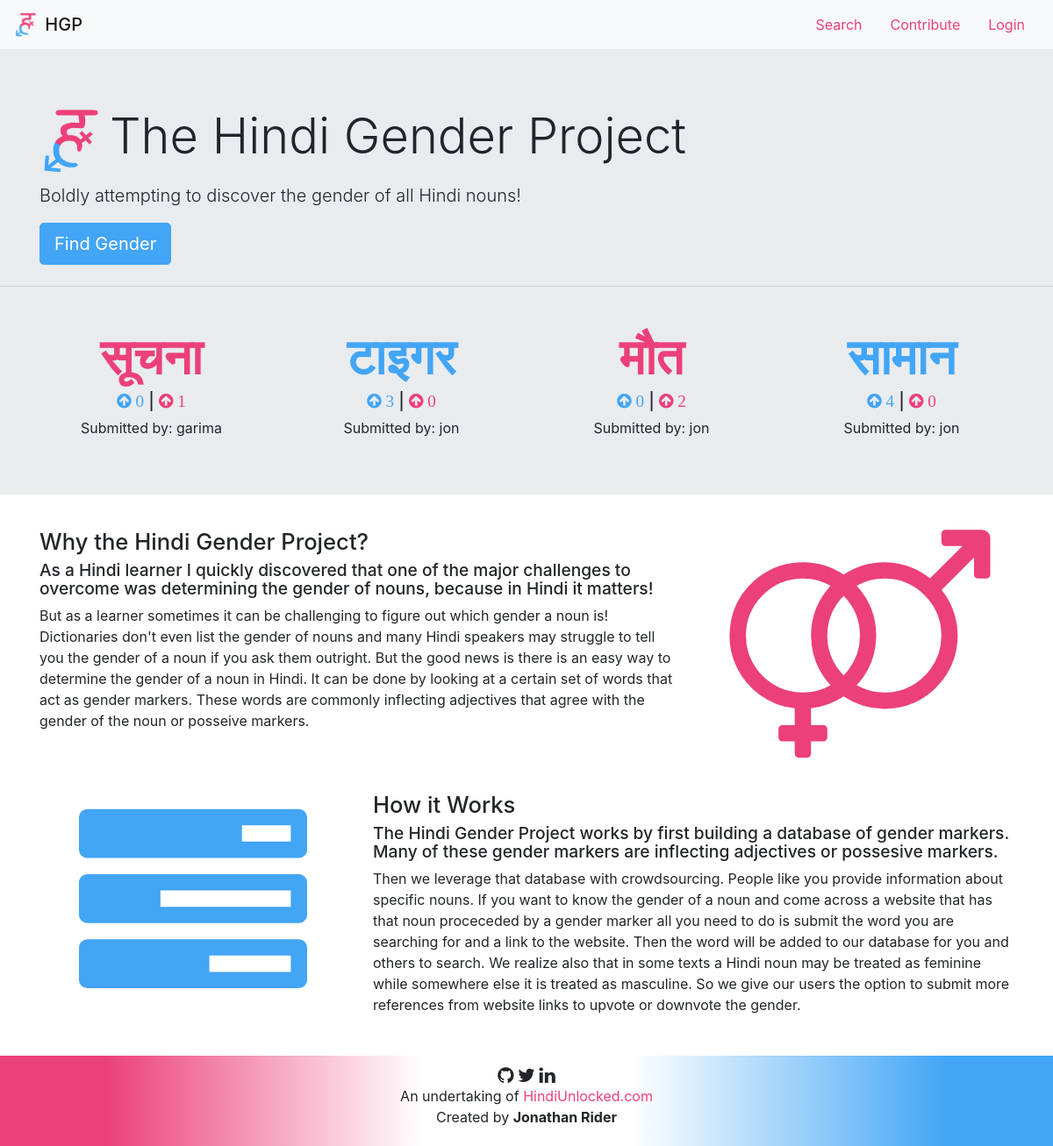
The page / on the database its author committed.
### gender/models.py (models this page shows)
class Noun(models.Model):
    word = models.CharField(max_length=64, unique=True)
    female_up = models.PositiveIntegerField(default=0)
    male_up = models.PositiveIntegerField(default=0)
    submitted_by = models.ForeignKey(User, default=1, on_delete=models.CASCADE)
    def __str__(self):
        return self.word

### gender/views.py (the view)
# urls.py: path("", views.index, name="index"),
def index(request):
    current_list = Noun.objects.all().order_by('-id')[:4]
    context = {
     "current_list": current_list,
     "isLoggedIn": request.user.is_authenticated,
    }
    return render(request, "gender/index.html", context)

### gender/templates/gender/index.html (shortened to what this page needs)
{% extends 'gender/base.html' %}
{% block body %}
<nav class="navbar navbar-light bg-light">
  <a href="{% url 'index' %}" class="navbar-brand mb-0 h1">
    {% load static %}
    <img src="{% static 'gender/icon/favicon-32x32.png' %}" width="30" height="30" class="d-inline-block align-top">
    HGP
  </a>
  <ul class="nav">
    <li class="nav-item">
      <a class="nav-link" href="{% url 'search' %}">Search</a>
    </li>
    <li class="nav-item">
      <a class="nav-link" href="{% url 'contribute' %}">Contribute</a>
    </li>
    <li class="nav-item">
      {% if isLoggedIn %}
      <a class="nav-link" href="{% url 'logout' %}">Logout</a>
      {% else %}
      <a class="nav-link" href="{% url 'login' %}">Login</a>
      {% endif %}
    </li>
  </ul>
</nav>
<div class="jumbotron jumbotron-fluid">
  <div class="container">
    <h1 class="display-4"><img id="logo" src="{% static 'gender/icon/hindigender.png' %}" class="d-inline-block align-left">The Hindi Gender Project</h1>
    <p class="lead">Boldly attempting to discover the gender of all Hindi nouns!</p>
    <form action="{% url 'search' %}" method="get">
      <button type="submit" role="button" class="btn btn-lg btn-secondary d-none d-sm-block point">Find Gender</button>
    </form>
  </div>
   <hr class="my-4">
  <div class="container">
    <div class="row text-center gap">
      {% for item in current_list %}
      <div class="col-sm-3 space">
        {% if item.male_up > item.female_up %}
        <h1 class=" display-4 font-weight-bold text-secondary">{{ item }}</h1>
        {% elif item.male_up < item.female_up %}
        <h1 class=" display-4 font-weight-bold text-primary">{{ item }}</h1>
        {% else %}
        <h1 class=" display-4 font-weight-bold">{{ item }}</h1>
        {% endif %}
        <h5><i class="text-secondary fa fa-arrow-circle-up" title="Upvotes for Masculine" data-toggle="tooltip"> {{item.male_up}} </i> | <i class="text-primary fa fa-arrow-circle-up" title="Upvotes for Feminine" data-toggle="tooltip"> {{item.female_up}} </i></h5>
        <a>Submitted by: {{ item.submitted_by }}</a>
      </div>
      {% endfor %}
    </div>
  </div>
</div>
<div class="container gap ">
  <div class="row">
    <div class="col-md-8">
      <h1> Why the Hindi Gender Project?</h1>
      <h5>As a Hindi learner I quickly discovered that one of the major challenges to overcome was determining the gender of nouns, because in Hindi it matters!</h5>
      <a>But as a learner sometimes it can be challenging to figure out which gender a noun is! Dictionaries don't even list the gender of nouns and many Hindi speakers may struggle to tell you the gender of a noun if you ask them outright. But the good news is there is an easy way to determine the gender of a noun in Hindi. It can be done by looking at a certain set of words that act as gender markers. These words are commonly inflecting adjectives that agree with the gender of the noun or posseive markers.</a>
    </div>
    <div class="col-md-4 text-center">
      <i class="fa fa-venus-mars text-primary icon"></i>
    </div>
  </div>
</div>
<div class="container gap">
  <div class="row">
    <div class="col-md-4 text-center">
      <i class="fa fa-tasks text-secondary icon"></i>
    </div>
    <div class="col-md-8">
      <h1> How it Works</h1>
      <h5>The Hindi Gender Project works by first building a database of gender markers. Many of these gender markers are inflecting adjectives or possesive markers.</h5>
      <a>Then we leverage that database with crowdsourcing. People like you provide information about specific nouns. If you want to know the gender of a noun and come across a website that has that noun proceceded by a gender marker all you need to do is submit the word you are searching for and a link to the website. Then the word will be added to our database for you and others to search. We realize also that in some texts a Hindi noun may be treated as feminine while somewhere else it is treated as masculine. So we give our users the option to submit more references from website links to upvote or downvote the gender.</a>
    </div>
  </div>
</div>
<footer class="text-center gap">
  <div class="container">
    <i class="fa fa-lg fa-github hover-opacity"></i>
    <i class="fa fa-lg fa-twitter hover-opacity"></i>
    <i class="fa fa-lg fa-linkedin hover-opacity"></i>
 </div>
 <a>An undertaking of <a href="http://www.HindiUnlocked.com" target="_blank">HindiUnlocked.com</a></a>
 <p>Created by <b>Jonathan Rider</b></p>
</footer>
{% endblock %}

### gender/static/gender/styles.css (style rules this page uses)
.gap { margin-top: 40px; }
.space { margin-top: 10px; }
.icon { font-size: 260px; }
.point { cursor: pointer; }
footer { height: auto; padding-bottom: 5px; padding-top: 10px; position: relative; width: 100%; background: linear-gradient(to right, #ec407a 10%, white 40% 60%, #42a5f5 90%); }
#logo { width: 80px; height: 80px; }
@media only screen and (min-width: 600px) { h1 { font-size: 1.6rem; } }
@media only screen and (min-width: 600px) { h5 { font-size: 1.2rem; } }

### rows shown on the page
Noun: word "सूचना", male_up "0", female_up "1", submitted_by "garima"
Noun: word "टाइगर", male_up "3", female_up "0", submitted_by "jon"
Noun: word "मौत", male_up "0", female_up "2", submitted_by "jon"
Noun: word "सामान", male_up "4", female_up "0", submitted_by "jon"
